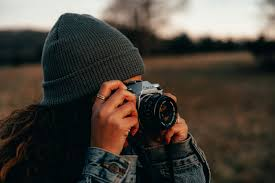
#> input picture day5_assesment/download.jpg, 275 x 183 px
$ python threshold.py
#> lines starting #> are read from the running program, lines starting #| are printed output that depends on the picture; after the words box and inside, x2 and y2 are one past the last pixel; in counts of white or black regions, pixels touching at a corner belong together
import cv2
import matplotlib.pyplot as plt

img = cv2.imread("download.jpg")
#> img is the input picture: shape (183, 275, 3); mean B, G, R 58.9, 66.6, 72.7

gray = cv2.cvtColor(img,cv2.COLOR_BGR2GRAY)
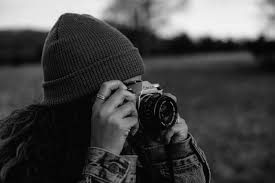
#> gray: shape (183, 275); min 0, max 245, mean 67.6
threshold , thresh = cv2.threshold(gray,127,255,cv2.THRESH_BINARY)
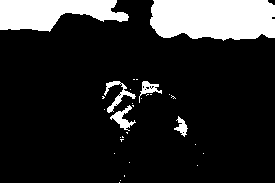
#> thresh: shape (183, 275); 16.3% white; 30 white regions (24 under 20 px), largest, box (x1, y1, x2, y2) and area: (150, 0, 275, 41) 4568, (0, 0, 129, 32) 2755, (104, 81, 136, 113) 275, (110, 105, 136, 131) 241, (139, 81, 162, 103) 171, (174, 116, 188, 137) 132

plt.imshow(cv2.cvtColor(thresh,cv2.COLOR_BGR2RGB))
plt.axis("off")
plt.show()
